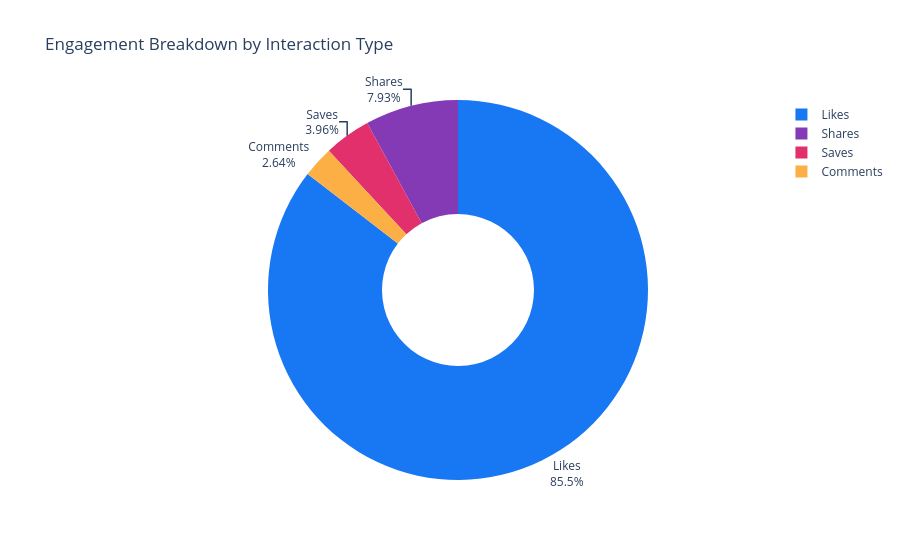

Notebook code cell kept with this figure:
### Markdown cell above
## 8. Engagement Breakdown

### Code cell
breakdown = {k: v for k, v in {
    "Likes":    meta.get("likes_col"),
    "Comments": meta.get("comments_col"),
    "Saves":    meta.get("saves_col"),
    "Shares":   meta.get("shares_col"),
}.items() if v and v in df.columns}

if breakdown:
    totals = {k: int(df[v].sum()) for k, v in breakdown.items()}
    print("Total interactions:")
    for k, v in sorted(totals.items(), key=lambda x: -x[1]):
        pct = v / sum(totals.values()) * 100
        print(f"   {k:12s}: {v:,}  ({pct:.1f}%)")

    fig = px.pie(
        values=list(totals.values()),
        names=list(totals.keys()),
        title="Engagement Breakdown by Interaction Type",
        color_discrete_sequence=PALETTE,
        hole=0.4
    )
    fig.update_traces(textposition="outside", textinfo="percent+label")
    fig.show()

### Figure 1 — Plotly figure (JSON) as saved in the notebook; plotly's stock layout.template omitted (floating-point values rounded to 4 significant figures)
{"data": [{"domain": {"x": [0, 1], "y": [0, 1]}, "hole": 0.4, "hovertemplate": "label=%{label}<br>value=%{value}<extra></extra>", "labels": ["Likes", "Comments", "Saves", "Shares"], "legendgroup": "", "name": "", "showlegend": true, "textinfo": "percent+label", "textposition": "outside", "type": "pie", "values": [582, 18, 27, 54]}], "layout": {"legend": {"tracegroupgap": 0}, "piecolorway": ["#1877F2", "#833AB4", "#E1306C", "#FCAF45", "#4ade80", "#f87171"], "title": {"text": "Engagement Breakdown by Interaction Type"}}}
